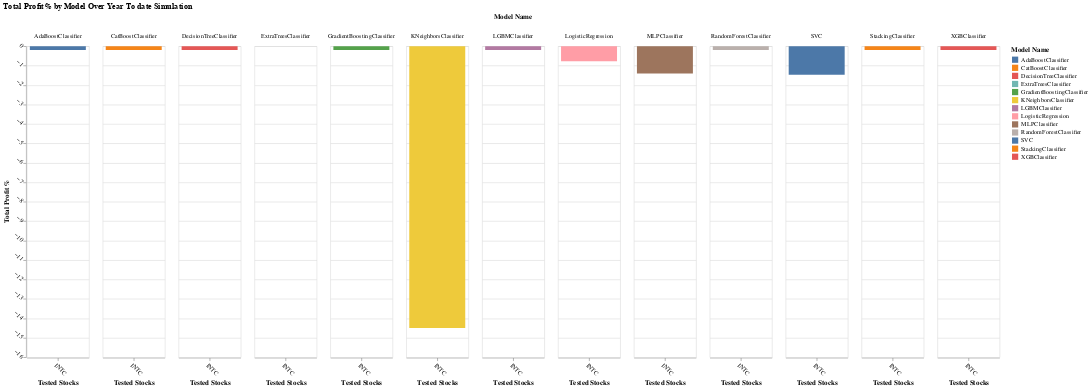

Notebook cell for this chart:
### Code cell
INTC_chart, INTC_portfolio = train_and_evaluate_models('INTC',portfolio=pd.DataFrame())

### Figure 1 — Vega-Lite specification as saved in the notebook (floating-point values rounded to 4 significant figures)
{"config": {"view": {"continuousWidth": 300, "continuousHeight": 300}, "axis": {"labelAngle": 45}}, "data": {"name": "data-522b4f2896a203f797ed1ffa6444d746"}, "mark": {"type": "bar"}, "center": true, "encoding": {"color": {"field": "Model Name", "type": "nominal"}, "column": {"field": "Model Name", "type": "ordinal"}, "x": {"field": "Stock Name", "title": "Tested Stocks", "type": "ordinal"}, "y": {"field": "Total Profit %", "title": "Total Profit %", "type": "quantitative"}}, "height": 500, "title": "Total Profit % by Model Over Year To date Simulation", "width": 100, "$schema": "https://vega.github.io/schema/vega-lite/v5.20.1.json", "datasets": {"data-522b4f2896a203f797ed1ffa6444d746": [{"Stock Name": "INTC", "Portfolio Value": 9923.0, "Shares Held": 11, "Model Name": "LogisticRegression", "Total Profit %": -0.7711}, {"Stock Name": "INTC", "Portfolio Value": 9981.0, "Shares Held": 2, "Model Name": "DecisionTreeClassifier", "Total Profit %": -0.1916}, {"Stock Name": "INTC", "Portfolio Value": 9981.0, "Shares Held": 2, "Model Name": "RandomForestClassifier", "Total Profit %": -0.1916}, {"Stock Name": "INTC", "Portfolio Value": 9981.0, "Shares Held": 2, "Model Name": "GradientBoostingClassifier", "Total Profit %": -0.1916}, {"Stock Name": "INTC", "Portfolio Value": 9854.0, "Shares Held": 21, "Model Name": "SVC", "Total Profit %": -1.464}, {"Stock Name": "INTC", "Portfolio Value": 8551.0, "Shares Held": 110, "Model Name": "KNeighborsClassifier", "Total Profit %": -14.49}, {"Stock Name": "INTC", "Portfolio Value": 9860.0, "Shares Held": 34, "Model Name": "MLPClassifier", "Total Profit %": -1.403}, {"Stock Name": "INTC", "Portfolio Value": 9981.0, "Shares Held": 2, "Model Name": "XGBClassifier", "Total Profit %": -0.1916}, {"Stock Name": "INTC", "Portfolio Value": 9981.0, "Shares Held": 2, "Model Name": "CatBoostClassifier", "Total Profit %": -0.1916}, {"Stock Name": "INTC", "Portfolio Value": 9981.0, "Shares Held": 2, "Model Name": "LGBMClassifier", "Total Profit %": -0.1916}, {"Stock Name": "INTC", "Portfolio Value": 10000.0, "Shares Held": 4, "Model Name": "ExtraTreesClassifier", "Total Profit %": -0.0044}, {"Stock Name": "INTC", "Portfolio Value": 9981.0, "Shares Held": 2, "Model Name": "AdaBoostClassifier", "Total Profit %": -0.1916}, {"Stock Name": "INTC", "Portfolio Value": 9981.0, "Shares Held": 2, "Model Name": "StackingClassifier", "Total Profit %": -0.1916}]}}
